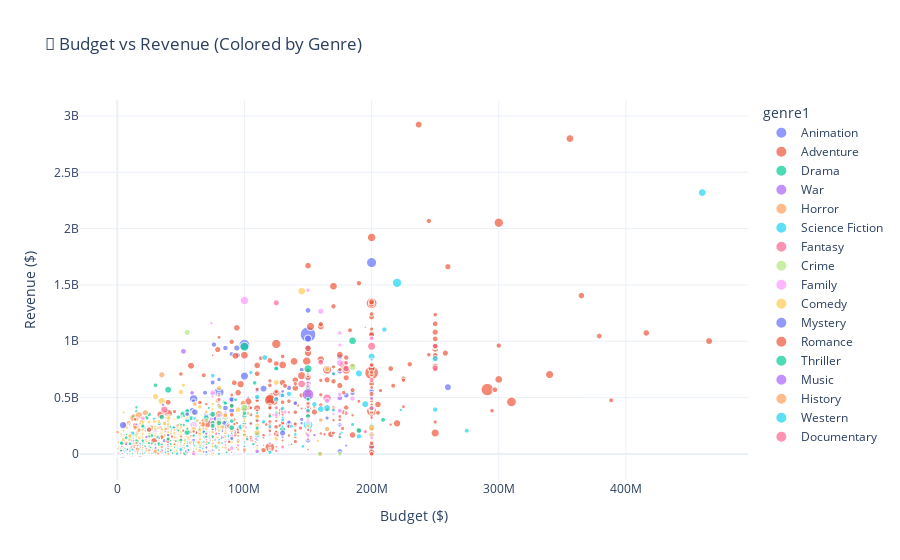

The code cell stored with this chart in its notebook:
### Code cell
import plotly.express as px

#Option 1

fig1 = px.scatter(
    df_model,
    x='budget',
    y='revenue',
    color='genre1',          # color by genre string (e.g., Action, Comedy)
    size='popularity',       # optional: size points by popularity
    hover_data=['title'],    # optional: show movie title on hover
    title='💸 Budget vs Revenue (Colored by Genre)',
    labels={'budget': 'Budget ($)', 'revenue': 'Revenue ($)'}
)

fig1.update_layout(template='plotly_white')
fig1.show()

### Figure 1 — Plotly figure (JSON) as saved in the notebook; plotly's stock layout.template omitted (floating-point values rounded to 4 significant figures; data arrays with more than 128 entries replaced by an {"elided": "..."} marker saying what was removed)
{"data": [{"customdata": {"elided": "168x1 str values"}, "hovertemplate": "genre1=Animation<br>Budget ($)=%{x}<br>Revenue ($)=%{y}<br>popularity=%{marker.size}<br>title=%{customdata[0]}<extra></extra>", "legendgroup": "Animation", "marker": {"color": "#636efa", "size": {"elided": "168 float values"}, "sizemode": "area", "sizeref": 0.4561, "symbol": "circle"}, "mode": "markers", "name": "Animation", "showlegend": true, "type": "scattergl", "x": {"elided": "168 int values"}, "xaxis": "x", "y": {"elided": "168 int values"}, "yaxis": "y"}, {"customdata": {"elided": "821x1 str values"}, "hovertemplate": "genre1=Adventure<br>Budget ($)=%{x}<br>Revenue ($)=%{y}<br>popularity=%{marker.size}<br>title=%{customdata[0]}<extra></extra>", "legendgroup": "Adventure", "marker": {"color": "#EF553B", "size": {"elided": "821 float values"}, "sizemode": "area", "sizeref": 0.4561, "symbol": "circle"}, "mode": "markers", "name": "Adventure", "showlegend": true, "type": "scattergl", "x": {"elided": "821 int values"}, "xaxis": "x", "y": {"elided": "821 int values"}, "yaxis": "y"}, {"customdata": {"elided": "711x1 str values"}, "hovertemplate": "genre1=Drama<br>Budget ($)=%{x}<br>Revenue ($)=%{y}<br>popularity=%{marker.size}<br>title=%{customdata[0]}<extra></extra>", "legendgroup": "Drama", "marker": {"color": "#00cc96", "size": {"elided": "711 float values"}, "sizemode": "area", "sizeref": 0.4561, "symbol": "circle"}, "mode": "markers", "name": "Drama", "showlegend": true, "type": "scattergl", "x": {"elided": "711 int values"}, "xaxis": "x", "y": {"elided": "711 int values"}, "yaxis": "y"}, {"customdata": [["Dunkirk"], ["Fury"], ["Civil War"], ["Troy"], ["Guy Ritchie's The Covenant"], ["1917"], ["Pearl Harbor"], ["American Sniper"], ["13 Hours: The Secret Soldiers of Benghazi"], ["Tears of the Sun"], ["The Wall"], ["12 Strong"], ["Lone Survivor"], ["Alexander"], ["The Outpost"], ["Green Zone"], ["War Horse"], ["Cold Mountain"], ["Devotion"], ["Tolkien"], ["Flags of Our Fathers"], ["U-571"], ["The Man with the Iron Heart"], ["The Monuments Men"], ["Danger Close: The Battle of Long Tan"], ["The Water Diviner"], ["Windtalkers"]], "hovertemplate": "genre1=War<br>Budget ($)=%{x}<br>Revenue ($)=%{y}<br>popularity=%{marker.size}<br>title=%{customdata[0]}<extra></extra>", "legendgroup": "War", "marker": {"color": "#ab63fa", "size": [63.34, 18.96, 18.31, 16.21, 14.6, 11.6, 10.62, 10.52, 8.736, 7.481, 7.027, 6.1, 5.954, 5.554, 5.428, 5.332, 5.153, 4.91, 4.833, 4.416, 4.095, 4.011, 3.094, 2.793, 2.639, 2.571, 2.566], "sizemode": "area", "sizeref": 0.4561, "symbol": "circle"}, "mode": "markers", "name": "War", "showlegend": true, "type": "scattergl", "x": [150000000, 68000000, 50000000, 175000000, 55000000, 100000000, 140000000, 58800000, 50000000, 75000000, 3000000, 35000000, 40000000, 155000000, 18000000, 100000000, 66000000, 79000000, 90000000, 20000000, 90000000, 62000000, 32679734, 70000000, 23934823, 22500000, 115000000], "xaxis": "x", "y": [527000000, 211817906, 126542249, 497409852, 21948551, 394638258, 449220945, 542300000, 69411370, 86500000, 4500000, 67450815, 149295601, 167298192, 2133452, 94882889, 177584879, 173013509, 20000000, 8654322, 65900249, 127700000, 4412639, 154984035, 2078370, 15520023, 77600000], "yaxis": "y"}, {"customdata": {"elided": "310x1 str values"}, "hovertemplate": "genre1=Horror<br>Budget ($)=%{x}<br>Revenue ($)=%{y}<br>popularity=%{marker.size}<br>title=%{customdata[0]}<extra></extra>", "legendgroup": "Horror", "marker": {"color": "#FFA15A", "size": {"elided": "310 float values"}, "sizemode": "area", "sizeref": 0.4561, "symbol": "circle"}, "mode": "markers", "name": "Horror", "showlegend": true, "type": "scattergl", "x": {"elided": "310 int values"}, "xaxis": "x", "y": {"elided": "310 int values"}, "yaxis": "y"}, {"customdata": [["Blade Runner 2049"], ["The Avengers"], ["Avatar: The Way of Water"], ["Dune: Part Two"], ["Dune"], ["Transformers: Rise of the Beasts"], ["Guardians of the Galaxy Vol. 2"], ["Kingdom of the Planet of the Apes"], ["Guardians of the Galaxy Vol. 3"], ["Ghost in the Shell"], ["Venom"], ["Poor Things"], ["The Creator"], ["Solo: A Star Wars Story"], ["Teenage Mutant Ninja Turtles"], ["Alien: Covenant"], ["Eternals"], ["The Matrix Resurrections"], ["The Hunger Games: Mockingjay - Part 1"], ["Terminator Genisys"], ["Transformers: Age of Extinction"], ["Venom: Let There Be Carnage"], ["The Incredible Hulk"], ["M3GAN"], ["Eternal Sunshine of the Spotless Mind"], ["A Quiet Place Part II"], ["Annihilation"], ["The Marvels"], ["Predestination"], ["Dark Phoenix"], ["The Hunger Games"], ["Star Trek"], ["Prometheus"], ["Nope"], ["Minority Report"], ["Ant-Man"], ["Maze Runner: The Scorch Trials"], ["Megalopolis"], ["What Happened to Monday"], ["Dawn of the Planet of the Apes"], ["Jupiter Ascending"], ["Predators"], ["Elysium"], ["Gravity"], ["The Predator"], ["Terminator: Dark Fate"], ["Chronicle"], ["Vivarium"], ["RoboCop"], ["Moonfall"], ["Gemini Man"], ["Maze Runner: The Death Cure"], ["The Butterfly Effect"], ["Fantastic Four: Rise of the Silver Surfer"], ["Zathura: A Space Adventure"], ["Hulk"], ["District 9"], ["Mr. Nobody"], ["The Purge"], ["Godzilla: King of the Monsters"], ["Surrogates"], ["The 5th Wave"], ["The Core"], ["The Adjustment Bureau"], ["Anon"], ["Ender's Game"], ["Superman Returns"], ["Riddick"], ["Skyline"], ["The 6th Day"], ["Transformers: Revenge of the Fallen"], ["Code 8"], ["Serenity"], ["The Endless"], ["Moon"], ["Æon Flux"], ["Battle: Los Angeles"], ["Sunshine"], ["After Earth"], ["Kin"], ["Dark Skies"], ["The New Mutants"], ["Crimes of the Future"], ["I.S.S."], ["Freaks"], ["Voyagers"], ["High Life"], ["The Time Machine"], ["Project Gemini"], ["Star Trek: Nemesis"], ["Replicas"], ["Captive State"], ["Push"], ["Battlefield Earth"], ["Ultraviolet"], ["Ad Astra"], ["Hot Tub Time Machine"], ["Songbird"], ["Cosmic Sin"], ["K-PAX"], ["Primer"], ["S1m0ne"], ["Self/less"], ["Don't Let Go"], ["Outlander"], ["Skylines"], ["Frequency"], ["Stealth"], ["Revolt"], ["Prospect"], ["Mission to Mars"], ["Occupation: Rainfall"], ["The Astronaut Farmer"], ["Project Almanac"], ["I Origins"], ["The Recall"], ["Robot & Frank"]], "hovertemplate": "genre1=Science Fiction<br>Budget ($)=%{x}<br>Revenue ($)=%{y}<br>popularity=%{marker.size}<br>title=%{customdata[0]}<extra></extra>", "legendgroup": "Science Fiction", "marker": {"color": "#19d3f3", "size": [44.45, 40.09, 27.7, 23.95, 23.94, 23.21, 22.97, 21.33, 17.9, 17.14, 16.42, 14.87, 14.8, 14.68, 14.36, 14.06, 13.91, 13.86, 13.67, 13.36, 13.34, 13.01, 12.98, 12.72, 12.64, 12.39, 12.32, 12.32, 12.18, 11.52, 10.88, 10.59, 10.19, 10.17, 9.593, 9.519, 9.009, 8.802, 8.8, 8.778, 8.653, 8.41, 8.274, 7.942, 7.903, 7.798, 7.758, 7.648, 7.572, 7.509, 7.501, 6.863, 6.831, 6.813, 6.791, 6.758, 6.668, 6.653, 6.642, 6.44, 6.379, 6.299, 5.977, 5.961, 5.719, 5.714, 5.567, 5.507, 5.291, 5.25, 4.955, 4.875, 4.687, 4.642, 4.632, 4.485, 4.356, 4.161, 4.114, 4.018, 3.938, 3.707, 3.685, 3.62, 3.537, 3.486, 3.483, 3.48, 3.476, 3.465, 3.421, 3.419, 3.378, 3.316, 3.31, 3.292, 3.186, 3.146, 3.073, 3.025, 3.016, 2.996, 2.899, 2.89, 2.797, 2.791, 2.68, 2.632, 2.614, 2.602, 2.462, 2.425, 2.349, 2.349, 2.343, 2.249, 2.24], "sizemode": "area", "sizeref": 0.4561, "symbol": "circle"}, "mode": "markers", "name": "Science Fiction", "showlegend": true, "type": "scattergl", "x": [150000000, 220000000, 460000000, 190000000, 165000000, 195000000, 200000000, 160000000, 250000000, 110000000, 116000000, 35000000, 80000000, 250000000, 125000000, 97000000, 200000000, 190000000, 125000000, 155000000, 210000000, 110000000, 150000000, 12000000, 20000000, 55000000, 40000000, 274800000, 5500000, 200000000, 75000000, 150000000, 130000000, 68000000, 102000000, 130000000, 61000000, 120000000, 20000000, 170000000, 176000000, 40000000, 115000000, 105000000, 88000000, 185000000, 15000000, 4000000, 120000000, 146000000, 140000000, 62000000, 13000000, 130000000, 65000000, 137000000, 30000000, 47000000, 3000000, 170000000, 80000000, 38000000, 60000000, 50200000, 20000000, 110000000, 223000000, 38000000, 10500000, 82000000, 200000000, 15000000, 39000000, 1000000, 5000000, 62000000, 70000000, 50000000, 130000000, 30000000, 3500000, 67000000, 27000000, 13800000, 2000, 20000000, 8933400, 80000000, 6000000, 60000000, 30000000, 25000000, 38000000, 44000000, 30000000, 87500000, 36000000, 2500000, 20000000, 48000000, 7000, 10000000, 26000000, 5000000, 50000000, 70000000, 31000000, 135000000, 4000000, 4000000, 90000000, 25000000, 13000000, 12000000, 1000000, 5000000, 2500000], "xaxis": "x", "y": [259239658, 1518815515, 2320250281, 714444358, 407573628, 441381193, 863756051, 397378150, 845600000, 169801921, 856085151, 117607117, 104272136, 392952373, 485004754, 240891763, 402064899, 156497322, 755356711, 440603537, 1104054072, 506863592, 264770996, 181796517, 72258126, 297372261, 43070915, 206136825, 4942449, 252442974, 694394724, 386839614, 403354469, 170823080, 358372926, 519311965, 312296056, 13857002, 27975429, 710644566, 184000000, 127200000, 286140700, 723192705, 160542134, 261119292, 145000000, 488000, 242688965, 67319703, 173469516, 288175335, 96800000, 301913131, 65079104, 245360480, 210888950, 2331721, 91266581, 387300138, 122444772, 109906372, 74208267, 127900000, 1197741, 125537191, 391081192, 98337295, 66984887, 96085477, 836303693, 157209, 38869464, 956425, 9760104, 53321673, 211800000, 34800000, 243843127, 10023153, 25174316, 49169594, 4551565, 6605079, 368410, 4298184, 2133033, 123700000, 211674, 67336470, 8100000, 8808611, 49678401, 29725663, 31070211, 127461872, 64780213, 1000000, 349757, 50315140, 545436, 19576023, 31807156, 5300000, 7033683, 170581, 68106245, 76932943, 24416, 22777, 60900000, 331091, 11130889, 33200000, 481234, 1319566, 3325038], "yaxis": "y"}, {"customdata": [["How to Train Your Dragon"], ["Doctor Strange in the Multiverse of Madness"], ["How to Train Your Dragon 2"], ["Twilight"], ["Underworld: Blood Wars"], ["Maleficent"], ["The Dark Tower"], ["Harry Potter and the Deathly Hallows: Part 2"], ["Thor: Love and Thunder"], ["Shrek the Third"], ["Donnie Darko"], ["Constantine"], ["The Hobbit: The Desolation of Smaug"], ["Damsel"], ["Fantastic Beasts: The Crimes of Grindelwald"], ["Fantastic Beasts: The Secrets of Dumbledore"], ["Ghostbusters: Frozen Empire"], ["Ghostbusters: Afterlife"], ["Jungle Cruise"], ["Fantastic Beasts and Where to Find Them"], ["Hellboy"], ["The Watchers"], ["Miss Peregrine's Home for Peculiar Children"], ["The Lovely Bones"], ["The Mummy"], ["Knights of the Zodiac"], ["Wrath of the Titans"], ["Jack the Giant Slayer"], ["Bruce Almighty"], ["Daredevil"], ["R.I.P.D."], ["Hancock"], ["Immortals"], ["Hellboy: The Crooked Man"], ["Underworld: Awakening"], ["Hansel & Gretel: Witch Hunters"], ["The Smurfs 2"], ["Oz the Great and Powerful"], ["The Last Witch Hunter"], ["The Legend of Tarzan"], ["Underworld: Evolution"], ["Midnight in Paris"], ["Underworld"], ["Home"], ["The Sorcerer's Apprentice"], ["Hellboy"], ["Chaos Walking"], ["Hellboy II: The Golden Army"], ["Mary Poppins Returns"], ["The League of Extraordinary Gentlemen"], ["Blade II"], ["The Mortal Instruments: City of Bones"], ["Nanny McPhee"], ["The Kid"], ["Sorry to Bother You"], ["Pan"], ["Underworld: Rise of the Lycans"], ["The Santa Clause 2"], ["Evan Almighty"], ["Son of the Mask"], ["Enter the Void"], ["The Illusionist"], ["The Covenant"], ["Drive Angry"], ["Eragon"], ["The Ant Bully"], ["Cats"], ["The Nutcracker and the Four Realms"], ["A Monster Calls"], ["Bedazzled"], ["Aquamarine"], ["Penelope"], ["If Only"], ["Don't Be Afraid of the Dark"], ["Mandy"], ["Ghosts of Girlfriends Past"], ["The Odd Life of Timothy Green"], ["Youth Without Youth"], ["The King's Daughter"], ["Bedtime Stories"], ["Where the Wild Things Are"], ["The Invisible"], ["Beautiful Creatures"], ["Into the Woods"], ["The Order"], ["MirrorMask"]], "hovertemplate": "genre1=Fantasy<br>Budget ($)=%{x}<br>Revenue ($)=%{y}<br>popularity=%{marker.size}<br>title=%{customdata[0]}<extra></extra>", "legendgroup": "Fantasy", "marker": {"color": "#FF6692", "size": [34.29, 29.82, 27.97, 25.0, 22.58, 20.19, 19.23, 19.05, 17.52, 15.34, 14.52, 13.7, 13.18, 12.18, 11.4, 11.06, 10.99, 10.91, 9.819, 9.682, 8.603, 8.533, 8.474, 8.37, 8.227, 8.055, 8.041, 7.976, 7.738, 7.668, 7.538, 7.5, 7.289, 7.271, 6.925, 6.879, 6.724, 6.667, 6.665, 6.614, 6.537, 6.291, 6.225, 6.171, 6.119, 6.002, 5.679, 5.586, 5.549, 5.293, 5.21, 4.908, 4.825, 4.797, 4.755, 4.685, 4.622, 4.618, 4.498, 4.481, 4.346, 4.201, 4.194, 4.178, 4.175, 3.984, 3.97, 3.893, 3.629, 3.375, 3.318, 3.115, 3.055, 3.017, 2.962, 2.878, 2.833, 2.827, 2.732, 2.713, 2.669, 2.646, 2.596, 2.381, 2.22, 2.134], "sizemode": "area", "sizeref": 0.4561, "symbol": "circle"}, "mode": "markers", "name": "Fantasy", "showlegend": true, "type": "scattergl", "x": [165000000, 200000000, 145000000, 37000000, 35000000, 180000000, 60000000, 125000000, 250000000, 160000000, 4500000, 100000000, 250000000, 60000000, 200000000, 200000000, 100000000, 75000000, 200000000, 180000000, 50000000, 30000000, 110000000, 65000000, 125000000, 60000000, 150000000, 195000000, 80000000, 78000000, 130000000, 150000000, 75000000, 20000000, 70000000, 50000000, 105000000, 200000000, 90000000, 180000000, 50000000, 17000000, 22000000, 135000000, 150000000, 66000000, 125000000, 85000000, 130000000, 78000000, 54000000, 60000000, 25000000, 65000000, 3200000, 150000000, 35000000, 65000000, 175000000, 84000000, 13000000, 16500000, 20000000, 50000000, 100000000, 50000000, 95000000, 120000000, 43000000, 48000000, 12000000, 15000000, 532673, 25000000, 6000000, 37500000, 25000000, 1000000, 40500000, 80000000, 100000000, 30000000, 60000000, 50000000, 35000000, 4000000], "xaxis": "x", "y": [494879471, 955775804, 621537519, 393616788, 81093313, 758539785, 113231078, 1341511219, 760900000, 813367380, 7500000, 230900000, 958400000, 5000, 654900000, 407200000, 201967521, 204334455, 220889446, 809342332, 55065289, 51147812, 296482446, 93600000, 409231607, 7000000, 301970083, 197700000, 484592874, 179179718, 61600000, 629400000, 226904017, 2014050, 160112671, 226349749, 347434178, 491868548, 146936910, 356743061, 111476513, 151119219, 95708457, 368871007, 215300000, 99318987, 26508132, 160388063, 348807090, 179265204, 155010032, 95396573, 123276807, 110317580, 18200000, 128388320, 92158961, 172842355, 174440724, 59918422, 754249, 87892388, 37597471, 40909909, 250425512, 55200000, 77276321, 173961069, 47309313, 90383208, 23006849, 21156270, 3000000, 36993168, 1653784, 102366815, 56012642, 2624759, 2200000, 212874864, 100140916, 26810113, 60052138, 212902372, 11600000, 973613], "yaxis": "y"}, {"customdata": {"elided": "158x1 str values"}, "hovertemplate": "genre1=Crime<br>Budget ($)=%{x}<br>Revenue ($)=%{y}<br>popularity=%{marker.size}<br>title=%{customdata[0]}<extra></extra>", "legendgroup": "Crime", "marker": {"color": "#B6E880", "size": {"elided": "158 float values"}, "sizemode": "area", "sizeref": 0.4561, "symbol": "circle"}, "mode": "markers", "name": "Crime", "showlegend": true, "type": "scattergl", "x": {"elided": "158 int values"}, "xaxis": "x", "y": {"elided": "158 int values"}, "yaxis": "y"}, {"customdata": [["The Super Mario Bros. Movie"], ["The Garfield Movie"], ["Coco"], ["Beauty and the Beast"], ["Paddington in Peru"], ["Madagascar"], ["The Bad Guys"], ["Maleficent: Mistress of Evil"], ["Wreck-It Ralph"], ["Cars 3"], ["Alice in Wonderland"], ["PAW Patrol: The Mighty Movie"], ["The Day the Earth Blew Up: A Looney Tunes Movie"], ["Wonder"], ["Frozen II"], ["Toy Story 4"], ["Bee Movie"], ["The SpongeBob SquarePants Movie"], ["Harold and the Purple Crayon"], ["PAW Patrol: The Movie"], ["Ralph Breaks the Internet"], ["The SpongeBob Movie: Sponge on the Run"], ["Trolls World Tour"], ["Dora and the Lost City of Gold"], ["The Spiderwick Chronicles"], ["Space Jam: A New Legacy"], ["Penguins of Madagascar"], ["How the Grinch Stole Christmas"], ["Trolls"], ["Over the Hedge"], ["The SpongeBob Movie: Sponge Out of Water"], ["Madagascar: Escape 2 Africa"], ["The Jungle Book"], ["Onward"], ["The Angry Birds Movie 2"], ["The Cat in the Hat"], ["Clifford the Big Red Dog"], ["Miracles from Heaven"], ["Like Mike"], ["Sinbad: Legend of the Seven Seas"], ["Roald Dahl's Matilda the Musical"], ["Freaky Friday"], ["The Wild"], ["Spy Kids"], ["Abominable"], ["Minions"], ["Spy Kids 2: The Island of Lost Dreams"], ["Cats & Dogs: The Revenge of Kitty Galore"], ["RV"], ["The Lizzie McGuire Movie"], ["The Grinch"], ["ParaNorman"], ["The Road to El Dorado"], ["Smurfs: The Lost Village"], ["August Rush"], ["Dumbo"], ["The Addams Family"], ["My Spy"], ["Speed Racer"], ["Soul Surfer"], ["A Dog's Journey"], ["The Wolf and the Lion"], ["Mr. Bean's Holiday"], ["Diary of a Wimpy Kid: Rodrick Rules"], ["The Lego Ninjago Movie"], ["Spy Kids: All the Time in the World"], ["The Muppets"], ["Peter Rabbit 2: The Runaway"], ["Lady and the Tramp"], ["My Little Pony: The Movie"], ["Gulliver's Travels"], ["Smallfoot"], ["Sleepover"], ["Missing Link"], ["Dolittle"], ["Ella Enchanted"], ["Kicking & Screaming"], ["Spy Kids 3-D: Game Over"], ["Alvin and the Chipmunks: The Road Chip"], ["Underdog"], ["Playing with Fire"], ["Captain Underpants: The First Epic Movie"], ["Zoom"], ["The Son of Bigfoot"], ["The Water Horse"], ["Marmaduke"], ["Stuart Little 2"], ["Early Man"], ["The Secret Life of Bees"], ["Jimmy Neutron: Boy Genius"], ["Pooh's Heffalump Movie"], ["A Street Cat Named Bob"], ["Catch That Kid"], ["Nancy Drew"], ["Furry Vengeance"], ["Rugrats in Paris: The Movie"], ["Are We There Yet?"], ["G-Force"], ["102 Dalmatians"], ["Middle School: The Worst Years of My Life"], ["Shaun the Sheep Movie"], ["The Jungle Book 2"], ["Cats & Dogs"], ["Valiant"], ["Shorts"], ["Playmobil: The Movie"], ["Because of Winn-Dixie"], ["Ice Princess"]], "hovertemplate": "genre1=Family<br>Budget ($)=%{x}<br>Revenue ($)=%{y}<br>popularity=%{marker.size}<br>title=%{customdata[0]}<extra></extra>", "legendgroup": "Family", "marker": {"color": "#FF97FF", "size": [33.41, 24.6, 22.7, 18.65, 17.59, 15.11, 14.43, 13.01, 12.86, 12.31, 12.27, 12.25, 12.0, 11.56, 10.85, 10.48, 9.982, 9.972, 9.875, 9.4, 9.351, 9.305, 9.289, 9.111, 9.036, 8.925, 8.861, 8.373, 8.166, 8.139, 7.96, 7.818, 7.792, 7.598, 7.547, 7.212, 6.878, 6.502, 6.472, 6.354, 6.347, 6.273, 6.187, 6.167, 6.048, 6.036, 6.022, 5.961, 5.961, 5.912, 5.845, 5.776, 5.767, 5.5, 5.333, 5.277, 5.127, 5.053, 4.968, 4.875, 4.862, 4.74, 4.739, 4.62, 4.551, 4.519, 4.483, 4.452, 4.433, 4.4, 4.284, 4.253, 4.159, 4.159, 4.136, 3.801, 3.751, 3.69, 3.685, 3.558, 3.51, 3.43, 3.388, 3.254, 3.095, 3.044, 2.996, 2.985, 2.98, 2.95, 2.856, 2.845, 2.718, 2.658, 2.638, 2.589, 2.586, 2.549, 2.531, 2.529, 2.499, 2.483, 2.467, 2.464, 2.36, 2.302, 2.247, 2.235], "sizemode": "area", "sizeref": 0.4561, "symbol": "circle"}, "mode": "markers", "name": "Family", "showlegend": true, "type": "scattergl", "x": [100000000, 60000000, 175000000, 160000000, 90000000, 75000000, 80000000, 185000000, 165000000, 175000000, 200000000, 30000000, 15000000, 20000000, 150000000, 175000000, 150000000, 30000000, 40000000, 26000000, 175000000, 60000000, 90000000, 49000000, 90000000, 150000000, 132000000, 123000000, 125000000, 80000000, 74000000, 150000000, 175000000, 200000000, 65000000, 109000000, 64000000, 16000000, 30000000, 60000000, 25000000, 26000000, 80000000, 35000000, 75000000, 74000000, 38000000, 85000000, 50000000, 17000000, 75000000, 60000000, 95000000, 60000000, 25000000, 170000000, 40000000, 18000000, 120000000, 18000000, 16000000, 11900000, 25000000, 21000000, 70000000, 27000000, 45000000, 45000000, 60000000, 6000000, 112000000, 80000000, 10000000, 100000000, 175000000, 31000000, 45000000, 38000000, 90000000, 25000000, 29900000, 38000000, 75600000, 30000000, 40000000, 50000000, 120000000, 50000000, 11000000, 25000000, 20000000, 8000000, 18000000, 20000000, 35000000, 30000000, 32000000, 150000000, 85000000, 8500000, 25000000, 20000000, 60000000, 35000000, 40000000, 75000000, 14000000, 25000000], "xaxis": "x", "y": [1362000000, 254907482, 807816196, 1266115964, 209470312, 542064525, 250162278, 491730089, 471222889, 383925276, 1025467110, 202231360, 15070926, 315025930, 1453683476, 1073841394, 287594577, 140161792, 32227855, 144327371, 529323962, 4700000, 49276818, 120600000, 164200000, 163692228, 373515621, 345800000, 347337803, 343397247, 311594032, 603900354, 966550600, 141940042, 137792047, 133800000, 107347356, 74000000, 62300000, 80767884, 37289659, 160846332, 102338515, 147934180, 190304772, 1159457503, 119723358, 112483764, 87528173, 55534455, 508600000, 107139399, 76400000, 197183546, 66122026, 353284621, 204394183, 10200000, 93900000, 47088990, 78871079, 15300000, 232225908, 72526996, 123081555, 85564310, 165184237, 153000000, 51000000, 61294644, 237382724, 214115531, 10143022, 26565710, 251410631, 27400000, 56070433, 197101678, 233755553, 65270477, 69412425, 125427681, 12506188, 46372519, 103967384, 83761844, 169956806, 53431158, 38105395, 80936232, 52900000, 17900000, 16951702, 30715465, 36236710, 103291131, 97918663, 292817841, 183611771, 23316139, 106209378, 135700000, 93375151, 61746888, 29000000, 1630000, 32645546, 27645491], "yaxis": "y"}, {"customdata": {"elided": "655x1 str values"}, "hovertemplate": "genre1=Comedy<br>Budget ($)=%{x}<br>Revenue ($)=%{y}<br>popularity=%{marker.size}<br>title=%{customdata[0]}<extra></extra>", "legendgroup": "Comedy", "marker": {"color": "#FECB52", "size": {"elided": "655 float values"}, "sizemode": "area", "sizeref": 0.4561, "symbol": "circle"}, "mode": "markers", "name": "Comedy", "showlegend": true, "type": "scattergl", "x": {"elided": "655 int values"}, "xaxis": "x", "y": {"elided": "655 int values"}, "yaxis": "y"}, {"customdata": [["Get Out"], ["Gone Girl"], ["Watchmen"], ["Blink Twice"], ["Memento"], ["Scooby-Doo"], ["Murder on the Orient Express"], ["Game Night"], ["Death on the Nile"], ["A Haunting in Venice"], ["Vanilla Sky"], ["Nerve"], ["Identity"], ["Inferno"], ["See How They Run"], ["The Crazies"], ["Hypnotic"], ["House of Wax"], ["Amsterdam"], ["Stay"], ["Sky Captain and the World of Tomorrow"], ["Eagle Eye"], ["Odd Thomas"], ["The Fourth Kind"], ["The Guest"], ["The X Files: I Want to Believe"], ["Paper Towns"], ["Reminiscence"], ["Femme Fatale"], ["Poolman"], ["Secret Window"], ["Dream House"], ["Joe Dirt"], ["Joy Ride"], ["Scooby-Doo 2: Monsters Unleashed"], ["Mindhunters"], ["Vanishing on 7th Street"], ["Flypaper"], ["The Deep End"]], "hovertemplate": "genre1=Mystery<br>Budget ($)=%{x}<br>Revenue ($)=%{y}<br>popularity=%{marker.size}<br>title=%{customdata[0]}<extra></extra>", "legendgroup": "Mystery", "marker": {"color": "#636efa", "size": [25.26, 19.7, 16.87, 16.28, 12.85, 9.537, 9.399, 8.498, 8.328, 7.469, 7.158, 6.265, 5.622, 5.475, 5.455, 5.154, 5.021, 5.012, 4.938, 4.673, 4.466, 4.36, 4.353, 4.31, 4.202, 3.761, 3.37, 3.161, 3.059, 2.966, 2.712, 2.672, 2.62, 2.53, 2.473, 2.356, 2.329, 2.301, 2.19], "sizemode": "area", "sizeref": 0.4561, "symbol": "circle"}, "mode": "markers", "name": "Mystery", "showlegend": true, "type": "scattergl", "x": [4500000, 61000000, 130000000, 20000000, 9000000, 84000000, 55000000, 37000000, 90000000, 60000000, 68000000, 19000000, 28000000, 75000000, 40000000, 20000000, 70000000, 40000000, 80000000, 50000000, 70000000, 80000000, 27000000, 10000000, 5000000, 30000000, 12000000, 68000000, 35000000, 10000000, 40000000, 50000000, 17700000, 23000000, 80000000, 27000000, 10000000, 5000000, 3000000], "xaxis": "x", "y": [255407969, 370890259, 185258983, 46393906, 40047236, 275650703, 352800000, 117501013, 137307235, 121400000, 203388341, 85241496, 90259536, 220021259, 21921551, 54956140, 16014123, 68766121, 31245810, 8342132, 57958696, 178800000, 1149267, 47709193, 2700051, 69363381, 85500000, 18717947, 16800000, 158933, 92900000, 39984400, 30987695, 36642838, 181466833, 21100000, 1671196, 3142154, 10031529], "yaxis": "y"}, {"customdata": [["After"], ["Cinderella"], ["The Notebook"], ["Corpse Bride"], ["Her"], ["We Live in Time"], ["Anyone But You"], ["After We Collided"], ["Beautiful Disaster"], ["Flipped"], ["After Ever Happy"], ["After Everything"], ["Call Me by Your Name"], ["Five Feet Apart"], ["Friends with Benefits"], ["Redeeming Love"], ["After We Fell"], ["Waves"], ["Secretary"], ["The Age of Adaline"], ["Fly Me to the Moon"], ["All of Us Strangers"], ["She's Out of My League"], ["Marry Me"], ["The Fault in Our Stars"], ["Forever My Girl"], ["Overboard"], ["Two Weeks Notice"], ["Monster-in-Law"], ["Midnight Sun"], ["Carol"], ["Bones and All"], ["What to Expect When You're Expecting"], ["The Break-Up"], ["Cinderella Man"], ["Focus"], ["Punch-Drunk Love"], ["The Space Between Us"], ["Pride and Prejudice and Zombies"], ["The Wedding Date"], ["Failure to Launch"], ["Every Day"], ["The DUFF"], ["Love Again"], ["Becoming Jane"], ["Shortbus"], ["The Next Three Days"], ["Leap Year"], ["Sing Street"], ["If Beale Street Could Talk"], ["Soul Plane"], ["Brooklyn"], ["Rules Don't Apply"], ["The House Bunny"], ["All My Life"], ["Step Up All In"], ["Second Act"], ["Julie & Julia"], ["Under the Tuscan Sun"], ["I Don't Know How She Does It"], ["Fifty Shades of Black"], ["Beastly"], ["Song to Song"], ["Upside Down"], ["Ironclad"], ["My Big Fat Greek Wedding 2"], ["What Happens Later"], ["Freeheld"], ["Two Night Stand"], ["Book Club"], ["Accidental Love"], ["Brown Sugar"], ["Return to Me"], ["Just Married"], ["The Painted Veil"], ["The Man Who Cried"], ["The Quiet American"], ["Before Midnight"], ["Film Stars Don't Die in Liverpool"], ["The Celestine Prophecy"], ["Grace of Monaco"], ["My Best Friend's Girl"], ["Duplicity"], ["Head Over Heels"], ["Destination Wedding"]], "hovertemplate": "genre1=Romance<br>Budget ($)=%{x}<br>Revenue ($)=%{y}<br>popularity=%{marker.size}<br>title=%{customdata[0]}<extra></extra>", "legendgroup": "Romance", "marker": {"color": "#EF553B", "size": [23.69, 20.02, 19.34, 15.26, 13.38, 13.15, 13.07, 12.52, 11.74, 11.52, 11.44, 11.34, 11.28, 10.16, 9.489, 9.229, 7.525, 7.307, 7.271, 7.025, 6.511, 6.424, 6.281, 6.268, 6.147, 5.715, 5.687, 5.519, 5.415, 5.38, 5.338, 5.254, 5.223, 5.192, 5.183, 4.991, 4.966, 4.562, 4.434, 4.405, 4.314, 4.273, 4.231, 4.213, 4.202, 4.148, 4.135, 3.972, 3.96, 3.955, 3.849, 3.733, 3.675, 3.659, 3.603, 3.565, 3.543, 3.485, 3.382, 3.37, 3.267, 3.264, 3.212, 3.204, 3.168, 3.162, 2.887, 2.788, 2.77, 2.738, 2.592, 2.538, 2.534, 2.525, 2.513, 2.492, 2.492, 2.432, 2.355, 2.327, 2.296, 2.276, 2.179, 2.149, 2.136], "sizemode": "area", "sizeref": 0.4561, "symbol": "circle"}, "mode": "markers", "name": "Romance", "showlegend": true, "type": "scattergl", "x": [14000000, 95000000, 29000000, 40000000, 23000000, 20000000, 25000000, 14000000, 25000000, 14000000, 14000000, 14000000, 3500000, 7000000, 35000000, 30000000, 14000000, 6000000, 4000000, 25000000, 100000000, 5000000, 20000000, 23000000, 14000000, 3500000, 12000000, 60000000, 43000000, 2800000, 11800000, 16000000, 40000000, 52000000, 88000000, 50100000, 25000000, 30000000, 28000000, 15000000, 50000000, 4900000, 8500000, 9000000, 16500000, 2000000, 30000000, 19000000, 4000000, 12000000, 16000000, 11000000, 25000000, 25000000, 25000000, 45000000, 16000000, 40000000, 18000000, 24000000, 20000000, 17000000, 10000000, 60000000, 25000000, 18000000, 3000000, 7000000, 1645000, 10000000, 26000000, 8000000, 24000000, 18000000, 19400000, 20170000, 30000000, 3000000, 10000000, 10000000, 30000000, 20000000, 60000000, 14000000, 7000000], "xaxis": "x", "y": [69497587, 543514353, 115600000, 118133252, 47351251, 37182814, 214891370, 47990414, 6850036, 4324817, 19238073, 10644463, 43143046, 92600000, 149500000, 9464198, 21753705, 2576990, 9300000, 65663276, 42247783, 14864960, 49800000, 44000000, 307166834, 16367326, 91244913, 199043242, 154749918, 27365467, 40272135, 15234907, 79700000, 205700000, 108539911, 153962963, 24665649, 14793385, 16457494, 47175038, 130224158, 10400000, 43528634, 10000000, 37311672, 5557564, 67448651, 32686500, 13624522, 20572691, 14800000, 62076141, 3900000, 70442940, 2000000, 86165646, 72282227, 129500000, 58878723, 31410151, 21164799, 43200000, 1710528, 22187813, 5151023, 90632641, 3370345, 573335, 868081, 78720293, 24487, 27362712, 36600000, 101564935, 26910847, 1800000, 27674124, 11176469, 3179847, 615752, 26576000, 41624687, 78176181, 13127022, 2183025], "yaxis": "y"}, {"customdata": {"elided": "152x1 str values"}, "hovertemplate": "genre1=Thriller<br>Budget ($)=%{x}<br>Revenue ($)=%{y}<br>popularity=%{marker.size}<br>title=%{customdata[0]}<extra></extra>", "legendgroup": "Thriller", "marker": {"color": "#00cc96", "size": {"elided": "152 float values"}, "sizemode": "area", "sizeref": 0.4561, "symbol": "circle"}, "mode": "markers", "name": "Thriller", "showlegend": true, "type": "scattergl", "x": {"elided": "152 int values"}, "xaxis": "x", "y": {"elided": "152 int values"}, "yaxis": "y"}, {"customdata": [["Bohemian Rhapsody"], ["Better Man"], ["Dance Flick"], ["Rocketman"], ["Step Up"], ["TÁR"], ["Step Up 2: The Streets"], ["Bob Marley: One Love"], ["Back to Black"], ["A Star Is Born"], ["Strange Magic"], ["I Can Only Imagine"], ["I Still Believe"], ["TAYLOR SWIFT | THE ERAS TOUR"], ["Step Up Revolution"], ["Honey"], ["The Runaways"], ["Fame"], ["Justin Bieber: Never Say Never"], ["Taking Woodstock"], ["The Nutcracker"], ["Music"], ["Chevalier"], ["Jersey Boys"], ["Jem and the Holograms"], ["StreetDance 3D"], ["Battle of the Year"], ["Sparkle"], ["Whitney Houston: I Wanna Dance with Somebody"], ["I Saw the Light"]], "hovertemplate": "genre1=Music<br>Budget ($)=%{x}<br>Revenue ($)=%{y}<br>popularity=%{marker.size}<br>title=%{customdata[0]}<extra></extra>", "legendgroup": "Music", "marker": {"color": "#ab63fa", "size": [15.95, 10.52, 7.123, 6.202, 6.038, 5.815, 5.721, 5.601, 5.424, 5.129, 4.277, 3.985, 3.811, 3.78, 3.346, 3.018, 2.755, 2.727, 2.653, 2.622, 2.528, 2.427, 2.41, 2.342, 2.331, 2.26, 2.257, 2.202, 2.125, 2.114], "sizemode": "area", "sizeref": 0.4561, "symbol": "circle"}, "mode": "markers", "name": "Music", "showlegend": true, "type": "scattergl", "x": [52000000, 110000000, 25000000, 40000000, 12000000, 35000000, 23000000, 70000000, 30000000, 36000000, 100000000, 7000000, 12000000, 15000000, 33000000, 18000000, 10000000, 18000000, 13000000, 30000000, 90000000, 16000000, 35000000, 40000000, 5000000, 5773100, 20000000, 14000000, 50000000, 13000000], "xaxis": "x", "y": [910813521, 22541033, 31439140, 167300000, 114194847, 29048571, 150816700, 180828556, 51001975, 436388866, 13603453, 86086881, 16069730, 261656269, 140470746, 62646763, 2995811, 77211836, 99036827, 9975737, 17177993, 645949, 4200000, 67347013, 2333684, 18144030, 16549477, 24637469, 59800000, 1646788], "yaxis": "y"}, {"customdata": [["Napoleon"], ["Dumb Money"], ["The Iron Claw"], ["The Imitation Game"], ["Les Misérables"], ["The Fire Inside"], ["The Last Duel"], ["Lincoln"], ["Big George Foreman"], ["Reagan"], ["The Favourite"], ["Selma"], ["The Walk"], ["The Return"], ["Young Woman and the Sea"], ["The Apprentice"], ["Ferrari"], ["Cabrini"], ["First Man"], ["A Hidden Life"], ["All Eyez on Me"], ["Chappaquiddick"], ["The Iron Lady"], ["In the Valley of Elah"], ["The Promise"], ["Bonhoeffer: Pastor. Spy. Assassin"], ["Tesla"], ["Escape from Germany"], ["The Professor and the Madman"], ["Parkland"], ["Milk"], ["Thirteen Days"], ["Outlaws - For Greater Glory"]], "hovertemplate": "genre1=History<br>Budget ($)=%{x}<br>Revenue ($)=%{y}<br>popularity=%{marker.size}<br>title=%{customdata[0]}<extra></extra>", "legendgroup": "History", "marker": {"color": "#FFA15A", "size": [14.55, 12.65, 10.82, 10.14, 9.326, 8.441, 7.096, 6.218, 6.121, 5.644, 5.393, 5.157, 5.107, 5.04, 4.824, 4.412, 4.211, 3.992, 3.95, 3.24, 3.169, 3.06, 3.051, 2.968, 2.779, 2.769, 2.676, 2.491, 2.463, 2.463, 2.447, 2.176, 2.144], "sizemode": "area", "sizeref": 0.4561, "symbol": "circle"}, "mode": "markers", "name": "History", "showlegend": true, "type": "scattergl", "x": [165000000, 30000000, 15900000, 14000000, 61000000, 12000000, 100000000, 65000000, 32000000, 25000000, 15000000, 20000000, 35000000, 20000000, 40000000, 16000000, 95000000, 50000000, 70000000, 9000000, 40000000, 34000000, 13000000, 23000000, 90000000, 25000000, 5000000, 1000000, 25000000, 10000000, 20000000, 80000000, 12000000], "xaxis": "x", "y": [220597098, 20703794, 40130232, 233555708, 442636309, 8104331, 30552111, 275300000, 3800000, 30107173, 95918706, 66787908, 61181942, 2106733, 581725, 17271613, 39220516, 20592796, 105713218, 4645140, 44922302, 17904202, 115890792, 29541790, 12448676, 12165702, 459051, 2601719, 4957273, 1412181, 54600000, 34566746, 10173682], "yaxis": "y"}, {"customdata": [["The Revenant"], ["Horizon: An American Saga - Chapter 1"], ["3:10 to Yuma"], ["Hell or High Water"], ["Bone Tomahawk"], ["Open Range"], ["The Sisters Brothers"], ["The Homesman"], ["Hidalgo"], ["The Kid"], ["Seraphim Falls"], ["The Duel"], ["Never Grow Old"]], "hovertemplate": "genre1=Western<br>Budget ($)=%{x}<br>Revenue ($)=%{y}<br>popularity=%{marker.size}<br>title=%{customdata[0]}<extra></extra>", "legendgroup": "Western", "marker": {"color": "#19d3f3", "size": [12.88, 8.523, 5.797, 4.894, 4.699, 4.175, 4.021, 2.898, 2.527, 2.513, 2.503, 2.14, 2.132], "sizemode": "area", "sizeref": 0.4561, "symbol": "circle"}, "mode": "markers", "name": "Western", "showlegend": true, "type": "scattergl", "x": [135000000, 50000000, 55000000, 12000000, 1800000, 22000000, 38000000, 16000000, 100000000, 8000000, 18000000, 10000000, 12000000], "xaxis": "x", "y": [532950503, 38735702, 70000000, 37600000, 475846, 68296293, 13143056, 3442853, 108103450, 1561698, 1220058, 20672, 106796], "yaxis": "y"}, {"customdata": [["The Secret"], ["An Inconvenient Sequel: Truth to Power"], ["Samsara"], ["This Changes Everything"], ["The Beatles: Eight Days a Week - The Touring Years"], ["Chimpanzee"], ["David Lynch: The Art Life"], ["I Am Not Your Negro"]], "hovertemplate": "genre1=Documentary<br>Budget ($)=%{x}<br>Revenue ($)=%{y}<br>popularity=%{marker.size}<br>title=%{customdata[0]}<extra></extra>", "legendgroup": "Documentary", "marker": {"color": "#FF6692", "size": [3.366, 2.464, 2.355, 2.304, 2.213, 2.208, 2.16, 2.145], "sizemode": "area", "sizeref": 0.4561, "symbol": "circle"}, "mode": "markers", "name": "Documentary", "showlegend": true, "type": "scattergl", "x": [3500000, 1000000, 4000000, 64988, 5, 5000000, 179554, 1000000], "xaxis": "x", "y": [65600000, 5398976, 2639616, 125348, 12283800, 34823764, 311470, 7123919], "yaxis": "y"}], "layout": {"legend": {"itemsizing": "constant", "title": {"text": "genre1"}, "tracegroupgap": 0}, "title": {"text": "💸 Budget vs Revenue (Colored by Genre)"}, "xaxis": {"anchor": "y", "domain": [0, 1], "title": {"text": "Budget ($)"}}, "yaxis": {"anchor": "x", "domain": [0, 1], "title": {"text": "Revenue ($)"}}}}
